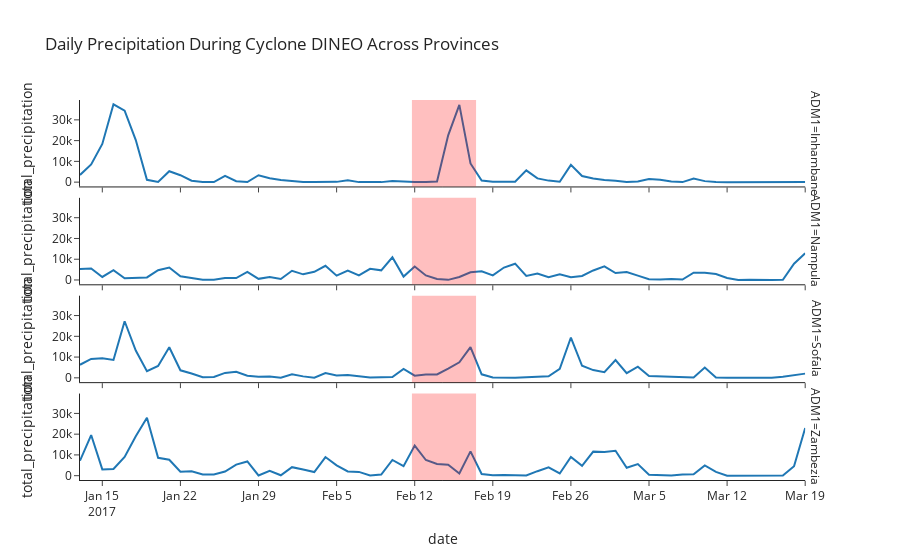

Notebook code for this chart:
### Markdown cell above
### 2. Cyclone Dineo: 2017-03-15

### Code cell
plot_precip("DINEO", df_imerg, gdf_ibtracs)
map_tracks("DINEO", gdf_ibtracs)
